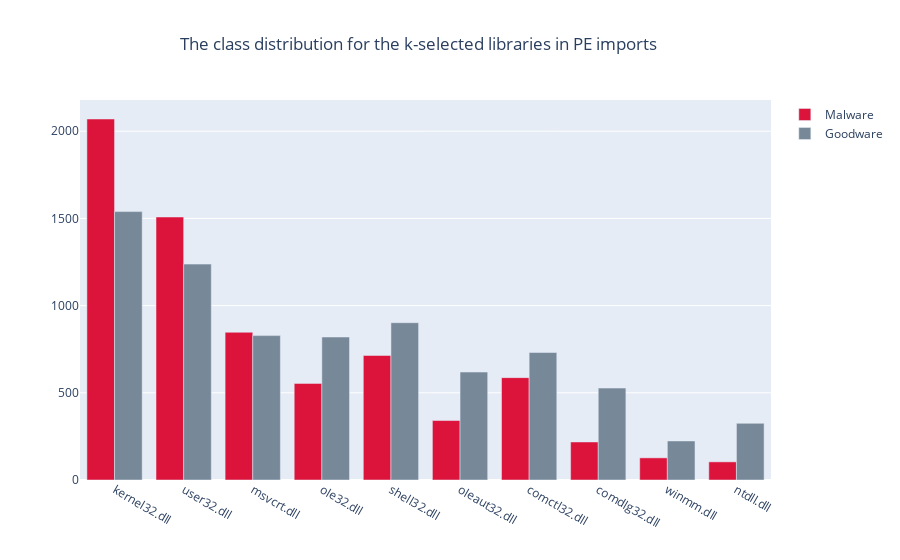

Notebook code for this chart:
### Code cell
#Most recurrent libraries: 
plot_class_distribution(df = libraries_df,
                        libraries = selected_columns,
                        title = 'The class distribution for the k-selected libraries in PE imports')

### Figure 1 — Plotly figure (JSON) as saved in the notebook; plotly's stock layout.template omitted (floating-point values rounded to 4 significant figures)
{"data": [{"marker": {"color": ["crimson", "crimson", "crimson", "crimson", "crimson", "crimson", "crimson", "crimson", "crimson", "crimson"]}, "name": "Malware", "type": "bar", "x": ["kernel32.dll", "user32.dll", "msvcrt.dll", "ole32.dll", "shell32.dll", "oleaut32.dll", "comctl32.dll", "comdlg32.dll", "winmm.dll", "ntdll.dll"], "y": [2070, 1508, 847, 554, 714, 341, 587, 218, 127, 104]}, {"marker": {"color": ["lightslategray", "lightslategray", "lightslategray", "lightslategray", "lightslategray", "lightslategray", "lightslategray", "lightslategray", "lightslategray", "lightslategray"]}, "name": "Goodware", "type": "bar", "x": ["kernel32.dll", "user32.dll", "msvcrt.dll", "ole32.dll", "shell32.dll", "oleaut32.dll", "comctl32.dll", "comdlg32.dll", "winmm.dll", "ntdll.dll"], "y": [1539, 1238, 828, 820, 902, 619, 731, 527, 224, 325]}], "layout": {"barmode": "group", "title": {"text": "The class distribution for the k-selected libraries in PE imports", "x": 0.2}}}
